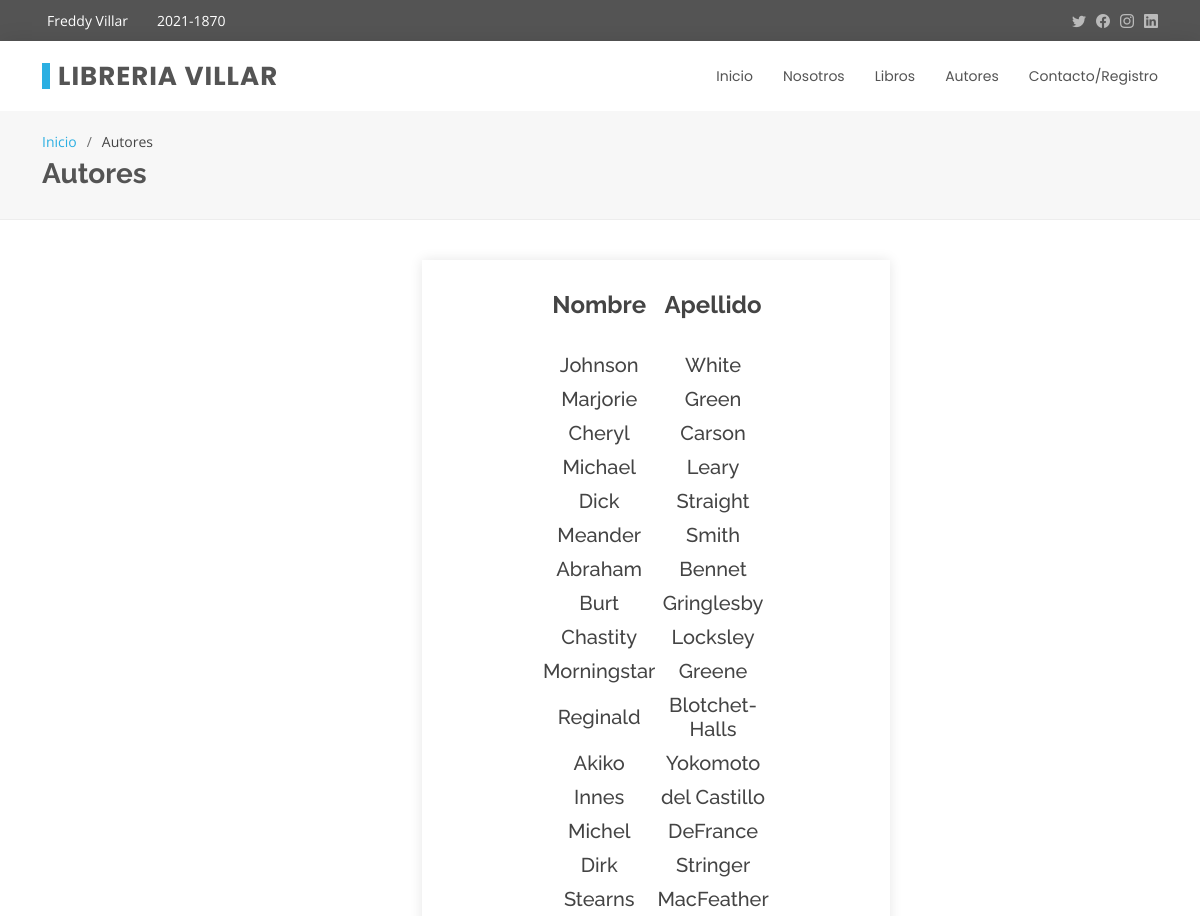
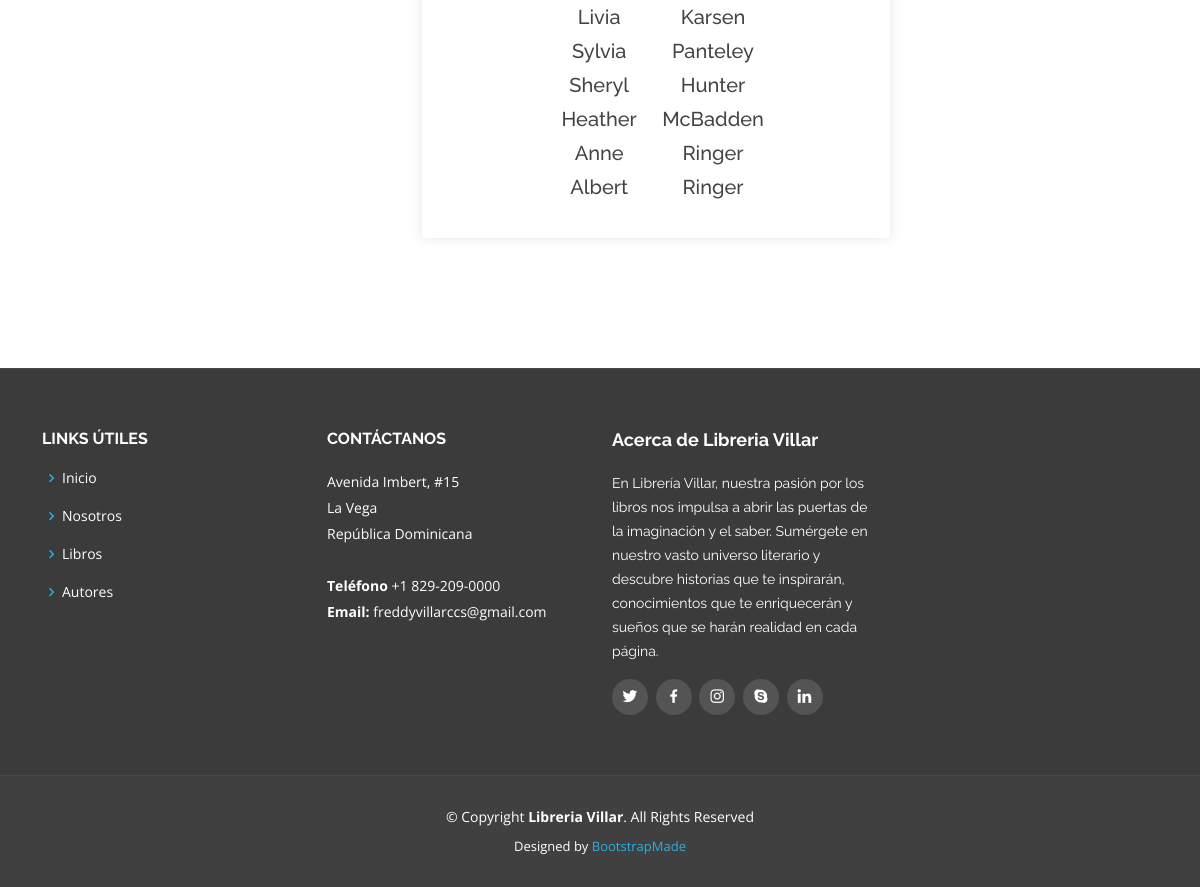
Screenshot of /autores.php with the database file from the repository (2 pictures, top to bottom).
### tables this page shows
CREATE TABLE `autores` (
  `id_autor` varchar(11) NOT NULL,
  `apellido` varchar(15) NOT NULL,
  `nombre` varchar(15) NOT NULL,
  `telefono` varchar(12) NOT NULL,
  `direccion` varchar(20) NOT NULL,
  `ciudad` varchar(15) NOT NULL,
  `estado` varchar(2) NOT NULL,
  `pais` varchar(3) NOT NULL,
  `cod_postal` int(5) NOT NULL
);

### autores.php (the view, shortened to what this page needs)
<!DOCTYPE html>
<html lang="en">
<head>
  <link href="assets/vendor/animate.css/animate.min.css" rel="stylesheet">
  <link href="assets/vendor/bootstrap/css/bootstrap.min.css" rel="stylesheet">
  <link href="assets/vendor/bootstrap-icons/bootstrap-icons.css" rel="stylesheet">
  <link href="assets/vendor/boxicons/css/boxicons.min.css" rel="stylesheet">
  <link href="assets/vendor/glightbox/css/glightbox.min.css" rel="stylesheet">
  <link href="assets/vendor/swiper/swiper-bundle.min.css" rel="stylesheet">
  <link href="assets/css/style.css" rel="stylesheet">
</head>
<body>
  <section id="topbar" class="d-flex align-items-center">
    <div class="container d-flex justify-content-center justify-content-md-between">
      <div class="contact-info d-flex align-items-center">
        <i class="bi  d-flex align-items-center"><span>Freddy Villar</span></i></i>
        <i class="bi  d-flex align-items-center ms-4"><span>2021-1870</span></i>
      </div>
      <div class="social-links d-none d-md-flex align-items-center">
        <a href="#" class="twitter"><i class="bi bi-twitter"></i></a>
        <a href="#" class="facebook"><i class="bi bi-facebook"></i></a>
        <a href="#" class="instagram"><i class="bi bi-instagram"></i></a>
        <a href="#" class="linkedin"><i class="bi bi-linkedin"></i></i></a>
      </div>
    </div>
  </section>
  <header id="header" class="d-flex align-items-center">
    <div class="container d-flex justify-content-between align-items-center">
      <div class="logo">
        <h1><a href="index.php">Libreria Villar</a></h1>
      </div>
      <nav id="navbar" class="navbar">
        <ul>
          <li><a href="index.php">Inicio</a></li>
          <li><a href="nosotros.php">Nosotros</a></li>
          <li><a href="libros.php">Libros</a></li>
          <li><a href="autores.php">Autores</a></li>
          <li><a href="contact.php">Contacto/Registro</a></li>
        </ul>
      </nav>
    </div>
  </header>
  <main id="main">
    <section id="breadcrumbs" class="breadcrumbs">
      <div class="container">
        <ol>
          <li><a href="index.php">Inicio</a></li>
          <li>Autores</li>
        </ol>
        <h2>Autores</h2>
      </div>
    </section>
    <section id="team" class="team">
  <div class="container">
    <div class="row justify-content-center">
      <div class="col-lg-4 col-md-6 d-flex align-items-stretch">
        <div class="member" style="margin-right: 50px; ">
          <?php
          $conexionDB = new ConexionDB();
          $conexionDB->conectar("localhost", "id21096977_dblibreria", "id21096977_root", "@Amigos0528");
          $conexion = $conexionDB->getConexion();
          try {
            $query = "SELECT apellido, nombre FROM autores";
            $stmt = $conexion->prepare($query);
            $stmt->execute();
            echo "<table>";
            echo "<tr><th><h4><b>Nombre</h4><br></th></b><th><h4><b>Apellido</h4><br></th></b></tr>";
            while ($row = $stmt->fetch(PDO::FETCH_ASSOC)) {
              echo "<tr>";
              echo "<td><h5>" . $row['nombre'] . "</h5></td>";
              echo "<td><h5>" . $row['apellido'] . "</h5></td>";
              echo "</tr>";
            }
            echo "</table>";
          } catch (PDOException $e) {
            echo "Error en la consulta: " . $e->getMessage();
          }
          ?>
        </div>
      </div>
    </div>
  </div>
</section>
  </main>
  <footer id="footer">
    <div class="footer-top">
      <div class="container">
        <div class="row">
          <div class="col-lg-3 col-md-6 footer-links">
            <h4>Links útiles</h4>
            <ul>
              <li><i class="bx bx-chevron-right"></i> <a href="index.php">Inicio</a></li>
              <li><i class="bx bx-chevron-right"></i> <a href="nosotros.php">Nosotros</a></li>
              <li><i class="bx bx-chevron-right"></i> <a href="libros.php">Libros</a></li>
              <li><i class="bx bx-chevron-right"></i> <a href="autores.php">Autores</a></li>
            </ul>
          </div>
          <div class="col-lg-3 col-md-6 footer-contact">
            <h4>Contáctanos</h4>
            <p>
              Avenida Imbert, #15 <br>
              La Vega<br>
              República Dominicana <br><br>
              <strong>Teléfono</strong> +1 829-209-0000<br>
              <strong>Email:</strong> freddyvillarccs@gmail.com<br>
            </p>
          </div>
          <div class="col-lg-3 col-md-6 footer-info">
            <h3>Acerca de Libreria Villar</h3>
            <p>En Librería Villar, nuestra pasión por los libros nos impulsa a abrir las puertas de la imaginación y el saber. Sumérgete en nuestro vasto universo literario
              y descubre historias que te inspirarán, conocimientos que te enriquecerán y sueños que se harán realidad en cada página.</p>
            <div class="social-links mt-3">
              <a href="#" class="twitter"><i class="bx bxl-twitter"></i></a>
              <a href="#" class="facebook"><i class="bx bxl-facebook"></i></a>
              <a href="#" class="instagram"><i class="bx bxl-instagram"></i></a>
              <a href="#" class="google-plus"><i class="bx bxl-skype"></i></a>
              <a href="#" class="linkedin"><i class="bx bxl-linkedin"></i></a>
            </div>
          </div>
        </div>
      </div>
    </div>
    <div class="container">
      <div class="copyright">
        &copy; Copyright <strong><span>Libreria Villar</span></strong>. All Rights Reserved
      </div>
      <div class="credits">
        Designed by <a href="https://bootstrapmade.com/">BootstrapMade</a>
      </div>
    </div>
  </footer>
</body>
</html>

### assets/css/style.css (style rules this page uses)
body { font-family: "Open Sans", sans-serif; color: #444444; }
a { color: #2bafe2; text-decoration: none; }
h1, h2, h3, h4, h5, h6 { font-family: "Raleway", sans-serif; }
#topbar { background: #545454; padding: 10px 0; font-size: 14px; }
#topbar .contact-info i { font-style: normal; color: #e96b56; }
#topbar .contact-info i a, #topbar .contact-info i span { padding-left: 5px; color: #fff; }
#topbar .social-links a { color: #bababa; line-height: 0; transition: 0.3s; margin-left: 10px; }
#header { height: 70px; transition: all 0.5s; z-index: 997; transition: all 0.5s; background: #fff; box-shadow: 0px 0px 20px 0px rgba(0, 0, 0, 0.1); }
#header .logo h1 { font-size: 26px; padding: 0 0 0 8px; margin: 11px 0; line-height: 1; font-weight: 700; letter-spacing: 1px; text-transform: uppercase; font-family: "Poppins", sans-serif; border-left: 8px solid #2bafe2; }
#header .logo h1 a, #header .logo h1 a:hover { color: #545454; text-decoration: none; }
.navbar { padding: 0; }
.navbar ul { margin: 0; padding: 0; display: flex; list-style: none; align-items: center; }
.navbar li { position: relative; }
.navbar a, .navbar a:focus { display: flex; align-items: center; justify-content: space-between; padding: 10px 0 10px 30px; font-family: "Poppins", sans-serif; font-size: 14px; color: #545454; white-space: nowrap; transition: 0.3s; }
section { padding: 0 0 80px 0; }
.breadcrumbs { padding: 20px 0 20px 0; background: #f7f7f7; border-bottom: 1px solid #ededed; margin-bottom: 40px; }
.breadcrumbs h2 { font-size: 28px; font-weight: 700; color: #545454; }
.breadcrumbs ol { display: flex; flex-wrap: wrap; list-style: none; padding: 0 0 5px 0; margin: 0; font-size: 14px; }
.breadcrumbs ol li+li { padding-left: 10px; }
.breadcrumbs ol li+li::before { display: inline-block; padding-right: 10px; color: #6e6e6e; content: "/"; }
.team .member { text-align: center; margin-bottom: 50px; box-shadow: 0px 0px 12px 0px rgba(0, 0, 0, 0.1); padding: 30px 120px; background: #fff; }
#footer { background: #404040; padding: 0 0 30px 0; color: #fff; font-size: 14px; }
#footer .footer-top { background: #3b3b3b; border-top: 1px solid #474747; border-bottom: 1px solid #474747; padding: 60px 0 30px 0; }
#footer .footer-top .footer-info { margin-bottom: 30px; }
#footer .footer-top .footer-info h3 { font-size: 18px; margin: 0 0 20px 0; padding: 2px 0 2px 0; line-height: 1; font-weight: 700; }
#footer .footer-top .footer-info p { font-size: 14px; line-height: 24px; margin-bottom: 0; font-family: "Raleway", sans-serif; color: #fff; }
#footer .footer-top .social-links a { font-size: 18px; display: inline-block; background: #545454; color: #fff; line-height: 1; padding: 8px 0; margin-right: 4px; border-radius: 50%; text-align: center; width: 36px; height: 36px; transition: 0.3s; }
#footer .footer-top h4 { font-size: 16px; font-weight: bold; color: #fff; text-transform: uppercase; position: relative; padding-bottom: 12px; }
#footer .footer-top .footer-links { margin-bottom: 30px; }
#footer .footer-top .footer-links ul { list-style: none; padding: 0; margin: 0; }
#footer .footer-top .footer-links ul i { padding-right: 2px; color: #2bafe2; font-size: 18px; line-height: 1; }
#footer .footer-top .footer-links ul li { padding: 10px 0; display: flex; align-items: center; }
#footer .footer-top .footer-links ul li:first-child { padding-top: 0; }
#footer .footer-top .footer-links ul a { color: #fff; transition: 0.3s; display: inline-block; line-height: 1; }
#footer .footer-top .footer-contact { margin-bottom: 30px; }
#footer .footer-top .footer-contact p { line-height: 26px; }
#footer .copyright { text-align: center; padding-top: 30px; }
#footer .credits { padding-top: 10px; text-align: center; font-size: 13px; color: #fff; }

### rows the page displays
autores: nombre "Johnson", apellido "White"
autores: nombre "Marjorie", apellido "Green"
autores: nombre "Cheryl", apellido "Carson"
autores: nombre "Michael", apellido "Leary"
autores: nombre "Dick", apellido "Straight"
autores: nombre "Meander", apellido "Smith"
autores: nombre "Abraham", apellido "Bennet"
autores: nombre "Burt", apellido "Gringlesby"
autores: nombre "Chastity", apellido "Locksley"
autores: nombre "Morningstar", apellido "Greene"
autores: nombre "Reginald", apellido "Blotchet-Halls"
autores: nombre "Akiko", apellido "Yokomoto"
autores: nombre "Innes", apellido "del Castillo"
autores: nombre "Michel", apellido "DeFrance"
autores: nombre "Dirk", apellido "Stringer"
autores: nombre "Stearns", apellido "MacFeather"
autores: nombre "Livia", apellido "Karsen"
autores: nombre "Sylvia", apellido "Panteley"
autores: nombre "Sheryl", apellido "Hunter"
autores: nombre "Heather", apellido "McBadden"
autores: nombre "Anne", apellido "Ringer"
autores: nombre "Albert", apellido "Ringer"
